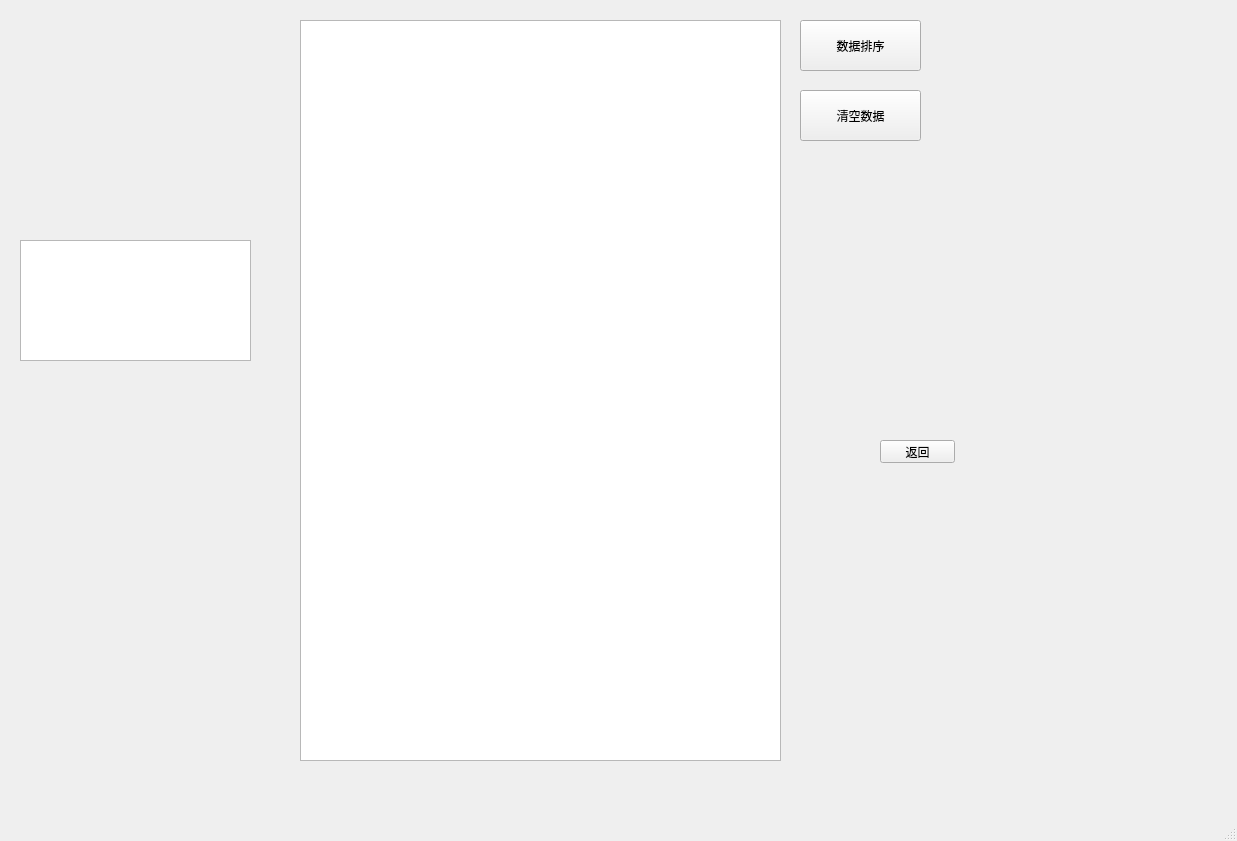
<?xml version="1.0" encoding="UTF-8"?>
<ui version="4.0">
 <class>DataView</class>
 <widget class="QMainWindow" name="DataView">
  <property name="geometry">
   <rect>
    <x>0</x>
    <y>0</y>
    <width>1237</width>
    <height>841</height>
   </rect>
  </property>
  <property name="windowTitle">
   <string>MainWindow</string>
  </property>
  <widget class="QWidget" name="centralwidget">
   <widget class="QPushButton" name="pushButton">
    <property name="geometry">
     <rect>
      <x>880</x>
      <y>440</y>
      <width>75</width>
      <height>23</height>
     </rect>
    </property>
    <property name="text">
     <string>返回</string>
    </property>
   </widget>
   <widget class="QPushButton" name="pushButton_2">
    <property name="geometry">
     <rect>
      <x>800</x>
      <y>20</y>
      <width>121</width>
      <height>51</height>
     </rect>
    </property>
    <property name="text">
     <string>数据排序</string>
    </property>
   </widget>
   <widget class="QTableWidget" name="tableWidget">
    <property name="geometry">
     <rect>
      <x>300</x>
      <y>20</y>
      <width>481</width>
      <height>741</height>
     </rect>
    </property>
   </widget>
   <widget class="QPlainTextEdit" name="plainTextEdit">
    <property name="geometry">
     <rect>
      <x>20</x>
      <y>240</y>
      <width>231</width>
      <height>121</height>
     </rect>
    </property>
   </widget>
   <widget class="QPushButton" name="pushButton_3">
    <property name="geometry">
     <rect>
      <x>800</x>
      <y>90</y>
      <width>121</width>
      <height>51</height>
     </rect>
    </property>
    <property name="text">
     <string>清空数据</string>
    </property>
   </widget>
  </widget>
  <widget class="QMenuBar" name="menubar">
   <property name="geometry">
    <rect>
     <x>0</x>
     <y>0</y>
     <width>1237</width>
     <height>23</height>
    </rect>
   </property>
  </widget>
  <widget class="QStatusBar" name="statusbar"/>
 </widget>
 <resources/>
 <connections/>
</ui>
